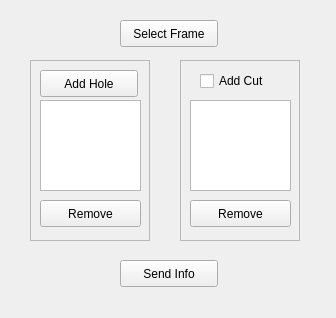
<?xml version="1.0" encoding="UTF-8"?>
<ui version="4.0">
 <class>surgical_gui</class>
 <widget class="QMainWindow" name="surgical_gui">
  <property name="geometry">
   <rect>
    <x>0</x>
    <y>0</y>
    <width>336</width>
    <height>318</height>
   </rect>
  </property>
  <property name="sizePolicy">
   <sizepolicy hsizetype="Fixed" vsizetype="Fixed">
    <horstretch>0</horstretch>
    <verstretch>0</verstretch>
   </sizepolicy>
  </property>
  <property name="minimumSize">
   <size>
    <width>336</width>
    <height>318</height>
   </size>
  </property>
  <property name="maximumSize">
   <size>
    <width>336</width>
    <height>318</height>
   </size>
  </property>
  <property name="mouseTracking">
   <bool>false</bool>
  </property>
  <property name="windowTitle">
   <string>SurgiC@l</string>
  </property>
  <property name="toolTip">
   <string/>
  </property>
  <widget class="QWidget" name="centralwidget">
   <widget class="QPushButton" name="selectFrame">
    <property name="geometry">
     <rect>
      <x>120</x>
      <y>20</y>
      <width>98</width>
      <height>27</height>
     </rect>
    </property>
    <property name="toolTip">
     <string>Select the frame to work with</string>
    </property>
    <property name="text">
     <string>Select Frame</string>
    </property>
   </widget>
   <widget class="QPushButton" name="sendButton">
    <property name="geometry">
     <rect>
      <x>120</x>
      <y>260</y>
      <width>98</width>
      <height>27</height>
     </rect>
    </property>
    <property name="toolTip">
     <string>Publish the hole/ cut coordinates on the topic</string>
    </property>
    <property name="autoFillBackground">
     <bool>false</bool>
    </property>
    <property name="text">
     <string>Send Info</string>
    </property>
   </widget>
   <widget class="QFrame" name="frame">
    <property name="geometry">
     <rect>
      <x>30</x>
      <y>60</y>
      <width>120</width>
      <height>181</height>
     </rect>
    </property>
    <property name="frameShape">
     <enum>QFrame::StyledPanel</enum>
    </property>
    <property name="frameShadow">
     <enum>QFrame::Raised</enum>
    </property>
    <widget class="QPushButton" name="removeHole">
     <property name="geometry">
      <rect>
       <x>10</x>
       <y>140</y>
       <width>101</width>
       <height>27</height>
      </rect>
     </property>
     <property name="toolTip">
      <string>Remove the selected hole</string>
     </property>
     <property name="text">
      <string>Remove</string>
     </property>
    </widget>
    <widget class="QPushButton" name="addHole">
     <property name="geometry">
      <rect>
       <x>10</x>
       <y>10</y>
       <width>98</width>
       <height>27</height>
      </rect>
     </property>
     <property name="toolTip">
      <string>Add needle hole location</string>
     </property>
     <property name="text">
      <string>Add Hole</string>
     </property>
    </widget>
    <widget class="QListWidget" name="holesList">
     <property name="geometry">
      <rect>
       <x>10</x>
       <y>40</y>
       <width>101</width>
       <height>91</height>
      </rect>
     </property>
     <property name="sizePolicy">
      <sizepolicy hsizetype="Expanding" vsizetype="Expanding">
       <horstretch>0</horstretch>
       <verstretch>0</verstretch>
      </sizepolicy>
     </property>
     <property name="minimumSize">
      <size>
       <width>101</width>
       <height>91</height>
      </size>
     </property>
     <property name="maximumSize">
      <size>
       <width>101</width>
       <height>91</height>
      </size>
     </property>
    </widget>
   </widget>
   <widget class="QFrame" name="frame_2">
    <property name="geometry">
     <rect>
      <x>180</x>
      <y>60</y>
      <width>120</width>
      <height>181</height>
     </rect>
    </property>
    <property name="frameShape">
     <enum>QFrame::StyledPanel</enum>
    </property>
    <property name="frameShadow">
     <enum>QFrame::Raised</enum>
    </property>
    <widget class="QPushButton" name="removeCut">
     <property name="geometry">
      <rect>
       <x>10</x>
       <y>140</y>
       <width>101</width>
       <height>27</height>
      </rect>
     </property>
     <property name="toolTip">
      <string>Remove the selected cut</string>
     </property>
     <property name="text">
      <string>Remove</string>
     </property>
    </widget>
    <widget class="QCheckBox" name="addCut">
     <property name="geometry">
      <rect>
       <x>20</x>
       <y>10</y>
       <width>97</width>
       <height>22</height>
      </rect>
     </property>
     <property name="text">
      <string>Add Cut</string>
     </property>
    </widget>
    <widget class="QListWidget" name="cutsList">
     <property name="geometry">
      <rect>
       <x>10</x>
       <y>40</y>
       <width>101</width>
       <height>91</height>
      </rect>
     </property>
     <property name="sizePolicy">
      <sizepolicy hsizetype="Fixed" vsizetype="Fixed">
       <horstretch>0</horstretch>
       <verstretch>0</verstretch>
      </sizepolicy>
     </property>
    </widget>
   </widget>
  </widget>
 </widget>
 <resources/>
 <connections/>
</ui>
